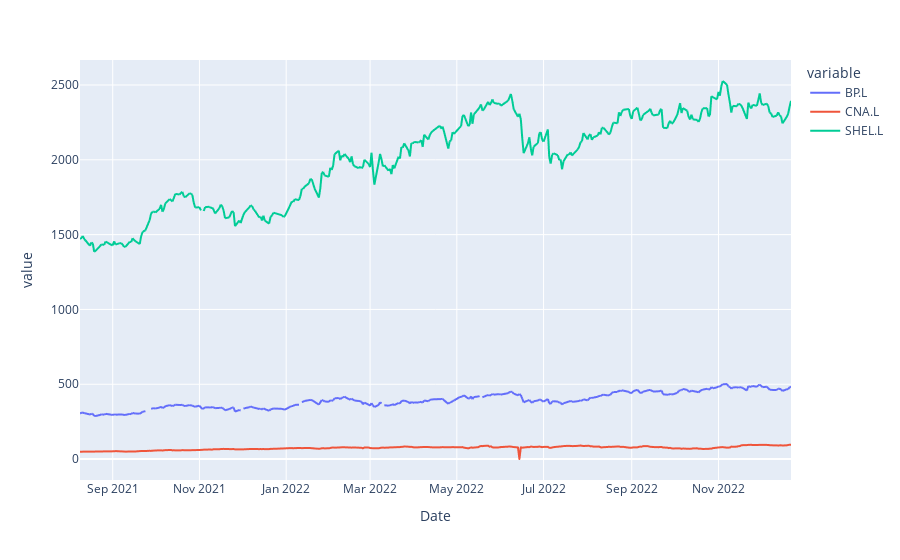

Notebook source saved alongside this figure:
### Code cell
df['Close'].plot()

### Figure 1 — Plotly figure (JSON) as saved in the notebook; plotly's stock layout.template omitted (floating-point values rounded to 4 significant figures; data arrays with more than 128 entries replaced by an {"elided": "..."} marker saying what was removed)
{"data": [{"hovertemplate": "variable=BP.L<br>Date=%{x}<br>value=%{y}<extra></extra>", "legendgroup": "BP.L", "line": {"color": "#636efa", "dash": "solid"}, "marker": {"symbol": "circle"}, "mode": "lines", "name": "BP.L", "showlegend": true, "type": "scattergl", "x": {"elided": "348 str values"}, "xaxis": "x", "y": {"elided": "348 float values"}, "yaxis": "y"}, {"hovertemplate": "variable=CNA.L<br>Date=%{x}<br>value=%{y}<extra></extra>", "legendgroup": "CNA.L", "line": {"color": "#EF553B", "dash": "solid"}, "marker": {"symbol": "circle"}, "mode": "lines", "name": "CNA.L", "showlegend": true, "type": "scattergl", "x": {"elided": "348 str values"}, "xaxis": "x", "y": {"elided": "348 float values"}, "yaxis": "y"}, {"hovertemplate": "variable=SHEL.L<br>Date=%{x}<br>value=%{y}<extra></extra>", "legendgroup": "SHEL.L", "line": {"color": "#00cc96", "dash": "solid"}, "marker": {"symbol": "circle"}, "mode": "lines", "name": "SHEL.L", "showlegend": true, "type": "scattergl", "x": {"elided": "348 str values"}, "xaxis": "x", "y": {"elided": "348 float values"}, "yaxis": "y"}], "layout": {"legend": {"title": {"text": "variable"}, "tracegroupgap": 0}, "margin": {"t": 60}, "xaxis": {"anchor": "y", "domain": [0, 1], "title": {"text": "Date"}}, "yaxis": {"anchor": "x", "domain": [0, 1], "title": {"text": "value"}}}}
